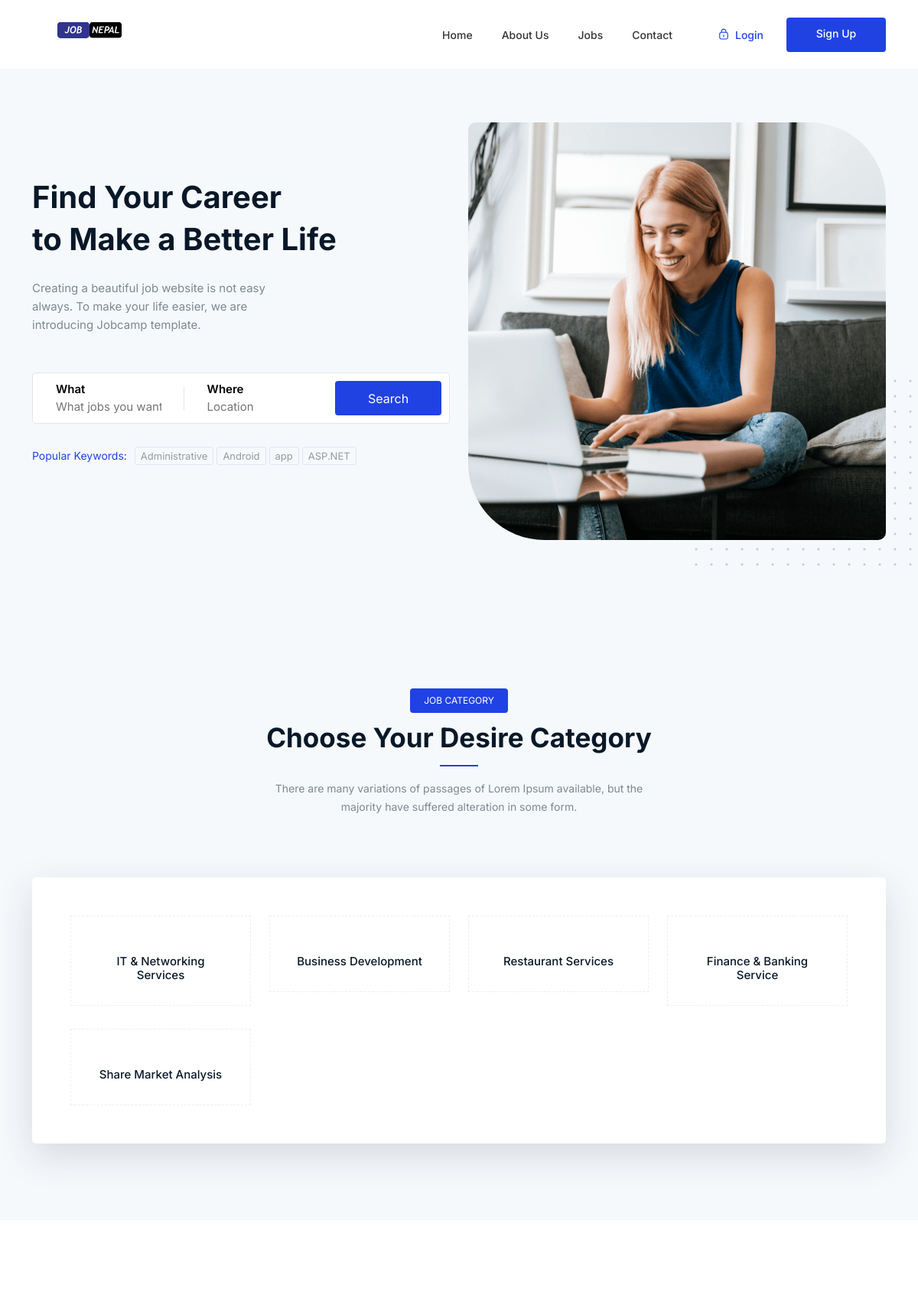
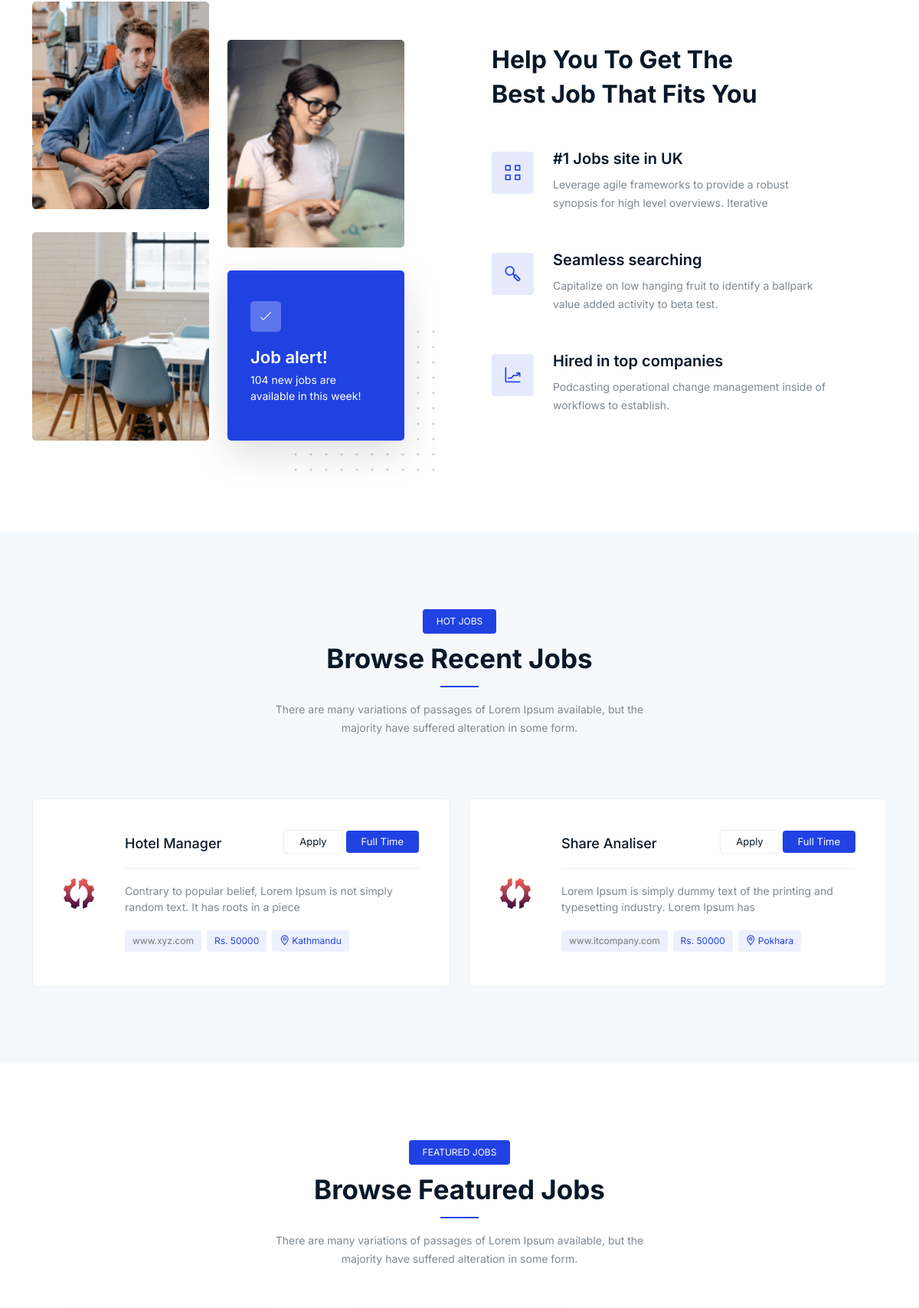
The page / (upper part) on the database its author committed (2 pictures, top to bottom).
### category/models.py (models this page shows, shortened)
class Category(models.Model):
    category_name = models.CharField(max_length=50, unique=True)
    slug          = models.SlugField(max_length=100, unique=True)
    description   = models.TextField(max_length=255, blank=True)
    is_active     = models.BooleanField(default=True)
    class Meta:
        verbose_name        = 'category'
        verbose_name_plural = 'categories'

### job/models.py (models this page shows, shortened)
class Job(models.Model):
    user = models.ForeignKey(Account, on_delete=models.CASCADE)
    job_title = models.CharField(max_length=255)
    job_slug = models.SlugField(max_length=100, unique=True)
    job_type = models.ForeignKey(JobType, on_delete=models.SET_NULL, null=True)
    category = models.ForeignKey(Category, on_delete=models.SET_NULL, null=True)
    application_deadline = models.DateField(null=True)
    salary = models.CharField(max_length=100, blank=True)
    job_description = models.TextField()
    job_requirements = models.TextField()
    company_name = models.CharField(max_length=255)
    company_website = models.CharField(max_length=255)
    company_location = models.CharField(max_length=255)
    is_featured = models.BooleanField(default=False)
    job_post_date = models.DateTimeField(null=True)
    def get_url(self):
        return reverse('jobDetail',args=[self.category.slug, self.job_slug])

### onlineJobPortal/views.py (the view)
# urls.py: 2. Add a URL to urlpatterns:  path('', views.home, name='home')
def home(request):
    jobs = Job.objects.all().order_by('job_post_date')
    featured_jobs = Job.objects.filter(is_featured=True).order_by('job_post_date')
    paginator = Paginator(jobs, 4)
    page = request.GET.get('page')
    paged_jobs = paginator.get_page(page)
    featured_paginator = Paginator(featured_jobs, 9)
    featured_page = request.GET.get('featured_jobs_page')
    featured_paged_jobs = featured_paginator.get_page(featured_page)
    context = {
        'jobs': paged_jobs,
        'featured_paged_jobs':featured_paged_jobs
    }
    return render(request, 'home.html', context)

### category/context_processors.py (called while the page is built)
def categories_links(request):
    category_links = Category.objects.all()
    return dict(category_links=category_links)

### jobType/context_processors.py (called while the page is built)
def job_type_links(request):
    job_type_links = JobType.objects.all()
    return dict(job_type_links=job_type_links)

### jobType/models.py (called while the page is built)
    def __str__(self):
        return self.job_type_name

### templates/home.html (shortened to what this page needs)
{% extends "layouts/base.html" %}
{% load static %}
{% block content %}
    <section class="hero-area">
        <div class="hero-inner">
            <div class="container">
                <div class="row ">
                    <div class="col-lg-6 co-12">
                        <div class="inner-content">
                            <div class="hero-text">
                                <h1 class="wow fadeInUp" data-wow-delay=".3s">Find Your Career <br>to Make a Better Life
                                </h1>
                                <p class="wow fadeInUp" data-wow-delay=".5s">Creating a beautiful job website is not
                                    easy <br> always. To make your life easier, we are<br> introducing Jobcamp template.
                                </p>
                            </div>
                            <div class="job-search-wrap-two mt-50 wow fadeInUp" data-wow-delay=".7s">
                                <div class="job-search-form">
                                    <form action="#">
                                        <div class="single-field-item keyword">
                                            <label for="keyword">What</label>
                                            <input id="keyword" placeholder="What jobs you want?" name="keyword"
                                                type="text">
                                        </div>
                                        <div class="single-field-item location">
                                            <label for="location">Where</label>
                                            <input id="location" class="input-field input-field-location"
                                                placeholder="Location" name="location" type="text">
                                        </div>
                                        <div class="submit-btn">
                                            <button class="btn" type="submit">Search</button>
                                        </div>
                                    </form>
                                </div>
                                <div class="trending-keywords mt-30">
                                    <div class="keywords style-two">
                                        <span class="title">Popular Keywords:</span>
                                        <ul>
                                            <li><a href="#">Administrative</a></li>
                                            <li><a href="#">Android</a></li>
                                            <li><a href="#">app</a></li>
                                            <li><a href="#">ASP.NET</a></li>
                                        </ul>
                                    </div>
                                </div>
                            </div>
                        </div>
                    </div>
                    <div class="col-lg-6 co-12">
                        <div class="hero-video-head wow fadeInRight" data-wow-delay=".5s">
                            <div class="video-inner">
                                <img src="{% static 'assets/images/hero/hero-image.png' %}" alt="#">
                            </div>
                        </div>
                    </div>
                </div>
            </div>
        </div>
    </section>
    <section class="job-category section">
        <div class="container">
            <div class="row">
                <div class="col-12">
                    <div class="section-title">
                        <span class="wow fadeInDown" data-wow-delay=".2s">Job Category</span>
                        <h2 class="wow fadeInUp" data-wow-delay=".4s">Choose Your Desire Category</h2>
                        <p class="wow fadeInUp" data-wow-delay=".6s">There are many variations of passages of Lorem
                            Ipsum available, but the majority have suffered alteration in some form.</p>
                    </div>
                </div>
            </div>
            <div class="cat-head">
                <div class="row">
                    {% for category in category_links %}
                    <div class="col-lg-3 col-md-6 col-12">
                        <a href="#" class="single-cat wow fadeInUp" data-wow-delay=".2s">
                            <h3>{{ category.category_name }}</h3>
                        </a>
                    </div>
                    {% endfor %}
                </div>
            </div>
        </div>
    </section>
    <section class="about-us section">
        <div class="container">
            <div class="row align-items-center justify-content-center">
                <div class="col-lg-6 col-md-10 col-12">
                    <div class="content-left wow fadeInLeft" data-wow-delay=".3s">
                        <div calss="row">
                            <div calss="col-lg-6 col-12">
                                <div class="row">
                                    <div class="col-lg-6 col-md-6 col-6">
                                        <img class="single-img" src="{% static 'assets/images/about/small1.jpg' %}" alt="#">
                                    </div>
                                    <div class="col-lg-6 col-md-6 col-6">
                                        <img class="single-img mt-50" src="{% static 'assets/images/about/small2.jpg' %}" alt="#">
                                    </div>
                                </div>
                            </div>
                            <div calss="col-lg-6 col-12">
                                <div class="row">
                                    <div class="col-lg-6 col-md-6 col-6">
                                        <img class="single-img minus-margin" src="{% static 'assets/images/about/small3.jpg' %}" alt="#">
                                    </div>
                                    <div class="col-lg-6 col-md-6 col-6">
                                        <div class="media-body">
                                            <i class="lni lni-checkmark"></i>
                                            <h6 class="">Job alert!</h6>
                                            <p class="">104 new jobs are available in this week!
                                            </p>
                                        </div>
                                    </div>
                                </div>
                            </div>
                        </div>
                    </div>
                </div>
                <div class="col-lg-6 col-md-10 col-12">
                    <div class="content-right wow fadeInRight" data-wow-delay=".5s">
                        <h2>Help you to get the <br>
                            best job that fits you</h2>
                        <div class="single-list">
                            <i class="lni lni-grid-alt"></i>
                            <div class="list-bod">
                                <h5>#1 Jobs site in UK</h5>
                                <p>Leverage agile frameworks to provide a
                                    robust synopsis for high level overviews. Iterative</p>
                            </div>
                        </div>
                        <div class="single-list">
                            <i class="lni lni-search"></i>
                            <div class="list-bod">
                                <h5>Seamless searching</h5>
                                <p>Capitalize on low hanging fruit to identify a ballpark value added activity to beta
                                    test.</p>
                            </div>
                        </div>
                        <div class="single-list">
                            <i class="lni lni-stats-up"></i>
                            <div class="list-bod">
                                <h5>Hired in top companies</h5>
                                <p>Podcasting operational change management inside of workflows to establish.</p>
                            </div>
                        </div>
                    </div>
                </div>
            </div>
        </div>
    </section>
    <section class="find-job section">
        <div class="container">
            <div class="row">
                <div class="col-12">
                    <div class="section-title">
                        <span class="wow fadeInDown" data-wow-delay=".2s">Hot Jobs</span>
                        <h2 class="wow fadeInUp" data-wow-delay=".4s">Browse Recent Jobs</h2>
                        <p class="wow fadeInUp" data-wow-delay=".6s">There are many variations of passages of Lorem
                            Ipsum available, but the majority have suffered alteration in some form.</p>
                    </div>
                </div>
            </div>
            <div class="single-head">
                <div class="row">
                    {% if jobs %}
                    {% for job in jobs %}
                    <div class="col-lg-6 col-12">
                        <div class="single-job wow fadeInUp" data-wow-delay=".3s">
                            <div class="job-image">
                                <img src="assets/images/jobs/img1.png" alt="#">
                            </div>
                            <div class="job-content">
                                <h4><a href="{{ job.get_url }}">{{ job.job_title }}</a></h4>
                                <p>{{ job.job_description|slice:90 }}</p>
                                <ul>
                                    <li><a href="#">{{ job.company_website }}</a></li>
                                    <li>Rs. {{ job.salary }}</li>
                                    <li><i class="lni lni-map-marker"></i>{{ job.company_location }}</li>
                                </ul>
                            </div>
                            <div class="job-button">
                                <ul>
                                    <li><a href="{{ job.get_url }}">Apply</a></li>
                                    <li><span>full time</span></li>
                                </ul>
                            </div>
                        </div>
                    </div>
                    {% endfor %}
                    {% endif %}
                </div>
            </div>
        </div>
    </section>
    <section class="featured-job section">
        <div class="container">
            <div class="row">
                <div class="col-12">
                    <div class="section-title">
                        <span class="wow fadeInDown" data-wow-delay=".2s">Featured Jobs</span>
                        <h2 class="wow fadeInUp" data-wow-delay=".4s">Browse Featured Jobs</h2>
                        <p class="wow fadeInUp" data-wow-delay=".6s">There are many variations of passages of Lorem
                            Ipsum available, but the majority have suffered alteration in some form.</p>
                    </div>
                </div>
            </div>
        </div>
    </section>
   {% endblock %}

### rows shown on the page
Category: category_name "IT & Networking Services"
Category: category_name "Business Development"
Category: category_name "Restaurant Services"
Category: category_name "Finance & Banking Service"
Category: category_name "Share Market Analysis"
Job: job_title "Hotel Manager", job_description "Contrary to popular belief, Lorem Ipsum is not simply random text. It has roots in a piece", company_website "www.xyz.com", salary "50000", company_location "Kathmandu"
Job: job_title "Share Analiser", job_description "Lorem Ipsum is simply dummy text of the printing and typesetting industry. Lorem Ipsum has", company_website "www.itcompany.com", salary "50000", company_location "Pokhara"
